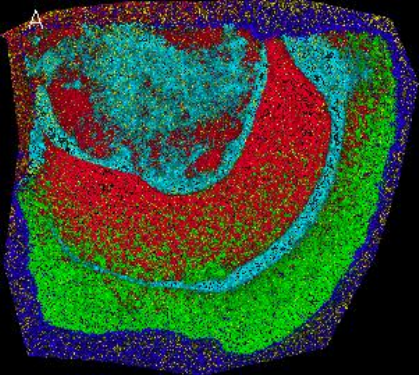

This figure's Python source:
from sklearn.decomposition import NMF
import matplotlib
from matplotlib import pyplot as plt
import cv2
import numpy as np
from typing import List, Dict, Optional
import math
import glob
from PIL import Image
from matplotlib import pyplot as plt
import math
import tqdm
import warnings
import pathlib
import sys
import os
import joblib
import matplotlib.patches as mpatches
from sklearn.metrics.pairwise import cosine_similarity
from component_umap import get_umap
from visualizations import get_colors, show_factorization_on_image
warnings.filterwarnings('ignore')

def get_unsupervised_decomposition(path: str, 
                                   NUM_COMPONENTS: int,
                                   colors: list,
                                   start_mz: int = 300,
                                   consistent_coloring: bool = True,
                                   mask: Optional[np.ndarray] = None):
    name = pathlib.Path(path).stem
    img = np.load(path)
    img = np.float32(img)
    img = img[:, :, 300 : ]

    if mask is not None:
        img[mask == 0] = 0

    vector = img.reshape((-1, img.shape[-1]))
    vector = vector / (1e-6 + vector.sum(axis=-1)[:, None])
    model = NMF(n_components=NUM_COMPONENTS, init='random', random_state=0)
    W = model.fit_transform(vector)
    H = model.components_
    order, diffs = None, None
    if consistent_coloring:
        model = joblib.load("kmeans.joblib")
        centers = model.cluster_centers_
        order = []
        diffs = []
        for i in range(len(H)):
            h = H[i, :]
            h = h / (1e-6 + np.sum(h))
            h = h[None, :]

            sim = cosine_similarity(h, centers)[0, :]
            diffs.append(sim.max())
            order.append(sim.argmax())
        colors_ordered = [colors[i] for i in order]
    else:
        colors_ordered = colors
    
    explanations = W.transpose().reshape(NUM_COMPONENTS, img.shape[0], img.shape[1])
    explanations = explanations / explanations.sum(axis=(1, 2))[:, None, None]
    explanations = explanations / np.percentile(explanations, 99, axis=(1, 2))[:, None, None]
    explanations = explanations[0 : , :, :]
    
    masks_per_component = []
    if False:
        for i in range(NUM_COMPONENTS):
            mask = np.uint8(explanations.argmax(axis=0) == i)
            mask = cv2.medianBlur(mask, 3)
            dilatation_size = 2
            element = cv2.getStructuringElement(cv2.MORPH_ELLIPSE, 
                                            (2 * dilatation_size + 1, 2 * dilatation_size + 1),
                                            (dilatation_size, dilatation_size))
            mask = cv2.erode(mask, element)
            masks_per_component.append(mask)

    img = img / img.max(axis=(0, 1))[None, None, :]
    visualization = show_factorization_on_image(np.zeros(shape=((img.shape[0], img.shape[1], 3))),
                                                explanations,
                                                image_weight=0.0,
                                                colors=colors)
    visualization2 = show_factorization_on_image(np.zeros(shape=((img.shape[0], img.shape[1], 3))),
                                                explanations,
                                                image_weight=0.0,
                                                colors=colors_ordered)
    visualization = \
        cv2.putText(visualization,f"{chr(int(name)+ord('A'))}", 
                    (20, 20), cv2.FONT_HERSHEY_SIMPLEX, 0.6, (255, 255, 255))

    visualization2 = \
        cv2.putText(visualization2,f"{chr(int(name) + ord('A'))}", 
                    (20, 20), cv2.FONT_HERSHEY_SIMPLEX, 0.6, (255, 255, 255))

    #visualization = np.hstack((visualization, visualization2))
    visualization = visualization2

    images = []
    for i in range(NUM_COMPONENTS):
        fig = plt.figure()
        low = np.min(H[i, :])
        high = np.max(H[i, :])
        plt.ylim([0, math.ceil(high+2)])
        plt.tight_layout()
        plt.bar(range(600, 1301), H[i, :], color = colors[i])
        plt.title(f'Region: {chr(int(name)+ord("A") )} Component: {i}', y=0.9)

        fig.canvas.draw()
        data = np.frombuffer(fig.canvas.tostring_rgb(), dtype=np.uint8)
        data = data.reshape(fig.canvas.get_width_height()[::-1] + (3,))

        plt.close(fig=fig)
        images.append(data)
    images = np.vstack(images)
    diff_table = None
    if consistent_coloring:        
        table = np.zeros((NUM_COMPONENTS, 3))
        table[:, 0] = [f"{o:2d}" for o in list(range(NUM_COMPONENTS))]
        table[:, 1] = [f"{o:2d}" for o in np.int32(order)]
        table[:, 2] = [f"{d:.3f}" for d in diffs]
        fig = plt.figure()
        plt.table(table, colLabels=["Component", "Reference Comp.", "Similarity"],
                loc='upper left')
        plt.title(f'Similarity to reference components\n{chr(int(name)+ord("A") )}')
        fig.tight_layout()
        fig.patch.set_visible(False)
        plt.axis('off')
        plt.axis('tight')    
        fig.canvas.draw()
        data = np.frombuffer(fig.canvas.tostring_rgb(), dtype=np.uint8)
        data = data.reshape(fig.canvas.get_width_height()[::-1] + (3,))
        plt.close(fig=fig)
        diff_table = Image.fromarray(data)

    result = {"visualization": Image.fromarray(visualization),
              "mz_plots": Image.fromarray(images), 
              "components": (W, H),
              "path": path,
              "name": name,
              "order": order,
              "diffs": diffs,
              "diff_table": diff_table,
              "masks_per_component": masks_per_component}
    return result

if __name__ == '__main__':
    paths = glob.glob(os.path.join(sys.argv[1], "*.npy"))
    NUM_COMPONENTS = int(sys.argv[3])
    colors = get_colors(NUM_COMPONENTS)

    results = []
    sub_segmentations = []
    for path in tqdm.tqdm(paths):
        result = get_unsupervised_decomposition(path,
                                                NUM_COMPONENTS, 
                                                colors=colors)
        masks = result["masks_per_component"]
        for mask in masks:
            sub_seg = get_unsupervised_decomposition(path,
                                                    NUM_COMPONENTS, 
                                                    colors=colors,
                                                    consistent_coloring=False,
                                                    mask=mask)
            sub_segmentations.append(sub_seg["visualization"])


        results.append(result)

    images_for_pdf = []
    visualizations = [result["visualization"] for result in results]
    mz_plots = [result["mz_plots"] for result in results]
    diff_tables = [result["diff_table"] for result in results]

    umap_plot = get_umap(results, colors)

    images_for_pdf.extend(visualizations)
    images_for_pdf.extend(sub_segmentations)
    images_for_pdf.append(umap_plot)
    images_for_pdf.extend(mz_plots)
    images_for_pdf.extend(diff_tables)

    output_path = sys.argv[2]

    images_for_pdf[0].save(os.path.join(output_path, "report.pdf"),
                        save_all=True,
                        append_images=images_for_pdf[1:])

    for result in results:
        name = result["name"]
        w, h = result["components"]

        np.save(os.path.join(output_path, name + "_w.npy"), w)
        np.save(os.path.join(output_path, name + "_h.npy"), h)